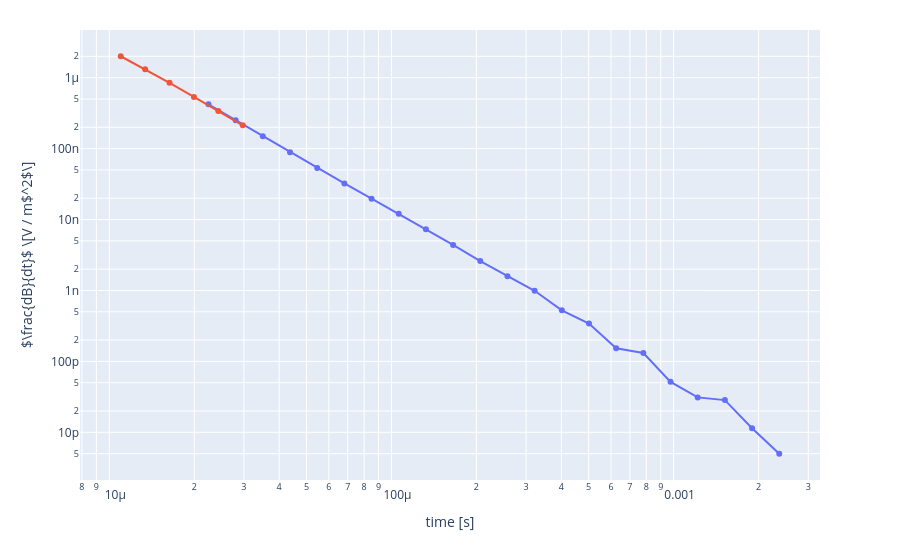

Notebook cell for this chart:
### Code cell
import usf
import numpy as np

import os
usf_folders = [#'/home/matt/geophysics_data/TEM/sTEM_data/2025_0227/USF_Files_dawa river/',
            #    '/home/matt/geophysics_data/TEM/sTEM_data/2025_0226/USF_Files_Dawa River Channel/',
            #    'E:/sTEM_data/2025_0302/USF_Files_dawa river 3/',
               'C:/Users/au646858/Downloads/2025_0622_profiler_sTEM53/USF_Files_profile_day_4_DD_Boren_Aliy_river/',
            #    '/home/matt/geophysics_data/TEM/sTEM_data/2025_0302/USF_Files_dawa river 3/'
               ]

sweeps = []
for usf_folder in usf_folders:
    usf_files = [usf_folder+f for f in os.listdir(usf_folder) if f.endswith('.usf')]
    for usf_file in usf_files:        
        sweeps += usf.Sweep.from_usf(usf_file, combine=False)
points = set([x.points for x in sweeps])

mega_sweeps = []
for pnts in points:
    mega_sweeps.append(usf.Sweep.combine_sweeps([swp for swp in sweeps if swp.points==pnts]))
lm,hm = mega_sweeps
import pandas as pd

import plotly.graph_objects as go

fig = go.Figure()

in_use_hm = np.ones_like(hm.data, dtype=bool)
in_use_lm = np.ones_like(lm.data, dtype=bool)




# Combined data
fig.add_trace(go.Scatter(x=hm.time.mean(0), y=hm.data.mean(0), mode='lines+markers', name='High Mass Mean Combined', showlegend=False))
fig.add_trace(go.Scatter(x=lm.time.mean(0), y=lm.data.mean(0), mode='lines+markers', name='Low Mass Mean Combined', showlegend=False))

fig.update_layout(
    xaxis_type="log",
    yaxis_type="log",
    xaxis_title="time [s]",
    yaxis_title="$\\frac{dB}{dt}$ \\[V / m$^2$\\]",
    margin=dict(t=30),
    dragmode='select',
)
fig

### Figure 1 — Plotly figure (JSON) as saved in the notebook; plotly's stock layout.template omitted (floating-point values rounded to 4 significant figures)
{"data": [{"mode": "lines+markers", "name": "High Mass Mean Combined", "showlegend": false, "type": "scatter", "x": [2.247e-05, 2.805e-05, 3.501e-05, 4.371e-05, 5.456e-05, 6.811e-05, 8.502e-05, 0.0001061, 0.0001325, 0.0001654, 0.0002064, 0.0002577, 0.0003217, 0.0004015, 0.0005012, 0.0006257, 0.0007811, 0.000975, 0.001217, 0.001519, 0.001897, 0.002367], "y": [4.214e-07, 2.513e-07, 1.496e-07, 8.914e-08, 5.342e-08, 3.228e-08, 1.967e-08, 1.202e-08, 7.276e-09, 4.389e-09, 2.602e-09, 1.589e-09, 9.888e-10, 5.252e-10, 3.412e-10, 1.53e-10, 1.313e-10, 5.148e-11, 3.106e-11, 2.846e-11, 1.143e-11, 4.987e-12]}, {"mode": "lines+markers", "name": "Low Mass Mean Combined", "showlegend": false, "type": "scatter", "x": [1.098e-05, 1.34e-05, 1.635e-05, 1.995e-05, 2.435e-05, 2.971e-05], "y": [2.005e-06, 1.311e-06, 8.456e-07, 5.362e-07, 3.389e-07, 2.127e-07]}], "layout": {"dragmode": "select", "margin": {"t": 30}, "xaxis": {"title": {"text": "time [s]"}, "type": "log"}, "yaxis": {"title": {"text": "$\\frac{dB}{dt}$ \\[V / m$^2$\\]"}, "type": "log"}}}
